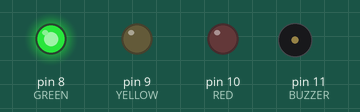
Recording of a sketch running on a simulated Arduino Uno, built with avr-gcc and run on an emulated ATmega328P. On the bench: output pins drawn as LEDs (lit = HIGH), buzzer (waves = sounding).

Above: at 4.0 s.
At 9.8 s:
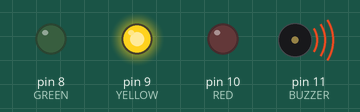
At 11.8 s:
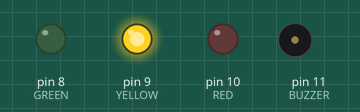
At 16.0 s:
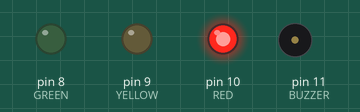
Timing chart, 0 to 26.0 s (numbered marks = the images above):
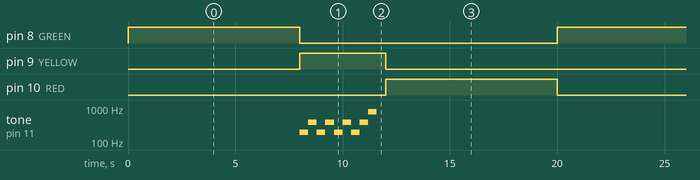

The sketch:

traffic_light.ino
```cpp
// Traffic light with warning buzzer for yellow light
// by Bill Jenkins
// this sketch simulates a traffic light's operation
// cycle is green -> yellow -> red
// it features a warning buzzer which sounds while yellow is lit


// Pin assignments for lights and buzzer

int RED = 10;             // red light
int YELLOW = 9;           // yellow light
int GREEN = 8;            // green light
int BUZZER = 11;          // buzzer

//  Variables for warning buzzer

int PITCH = 193;          // tone (G3) for yellow light warning
int CYCLE = 400;          // pitch time in milliseconds
int i;                    // loop counter - how many times to repeat the warning sound

// the setup function runs once when you press reset or power the board
void setup() {
  // initialize digital pins for red, yellow, green and buzzer as an output.


  pinMode(RED, OUTPUT);
  pinMode(YELLOW, OUTPUT);
  pinMode(GREEN, OUTPUT);
  pinMode(BUZZER, OUTPUT);
}

// the loop function runs over and over again forever

void loop() {

  // green light = 8 sec.
  digitalWrite(RED, LOW);
  digitalWrite(YELLOW, LOW);
  digitalWrite(GREEN, HIGH);
  delay(8000);

  // yellow light = 4 sec., sound warning buzzer
  digitalWrite(RED, LOW);
  digitalWrite(YELLOW, HIGH);
  digitalWrite(GREEN, LOW);
  for (i=0; i<4; i++) {
    tone(BUZZER, PITCH);
    delay(CYCLE);
    tone(BUZZER, PITCH*2);
    delay(CYCLE);
  }
  tone(BUZZER, PITCH*4);
  delay(CYCLE);
  noTone(BUZZER);
  delay(CYCLE);

  // red light = 8 sec.
  digitalWrite(RED, HIGH);
  digitalWrite(YELLOW, LOW);
  digitalWrite(GREEN, LOW);
  delay(8000);

}
```

Measured:
- by itself, pin 8 (GREEN), pin 10 (RED): alternates HIGH for 8.0 s and LOW for 12.0 s
- by itself, pin 9 (YELLOW): alternates HIGH for 4.0 s and LOW for 16.0 s
- by itself, tone on pin 11 (BUZZER): repeats every 20.0 s: 3 × (386 Hz 0.40 s, 193 Hz 0.40 s), 386 Hz 0.40 s, 772 Hz 0.40 s, silent 16.4 s, 193 Hz 0.40 s
